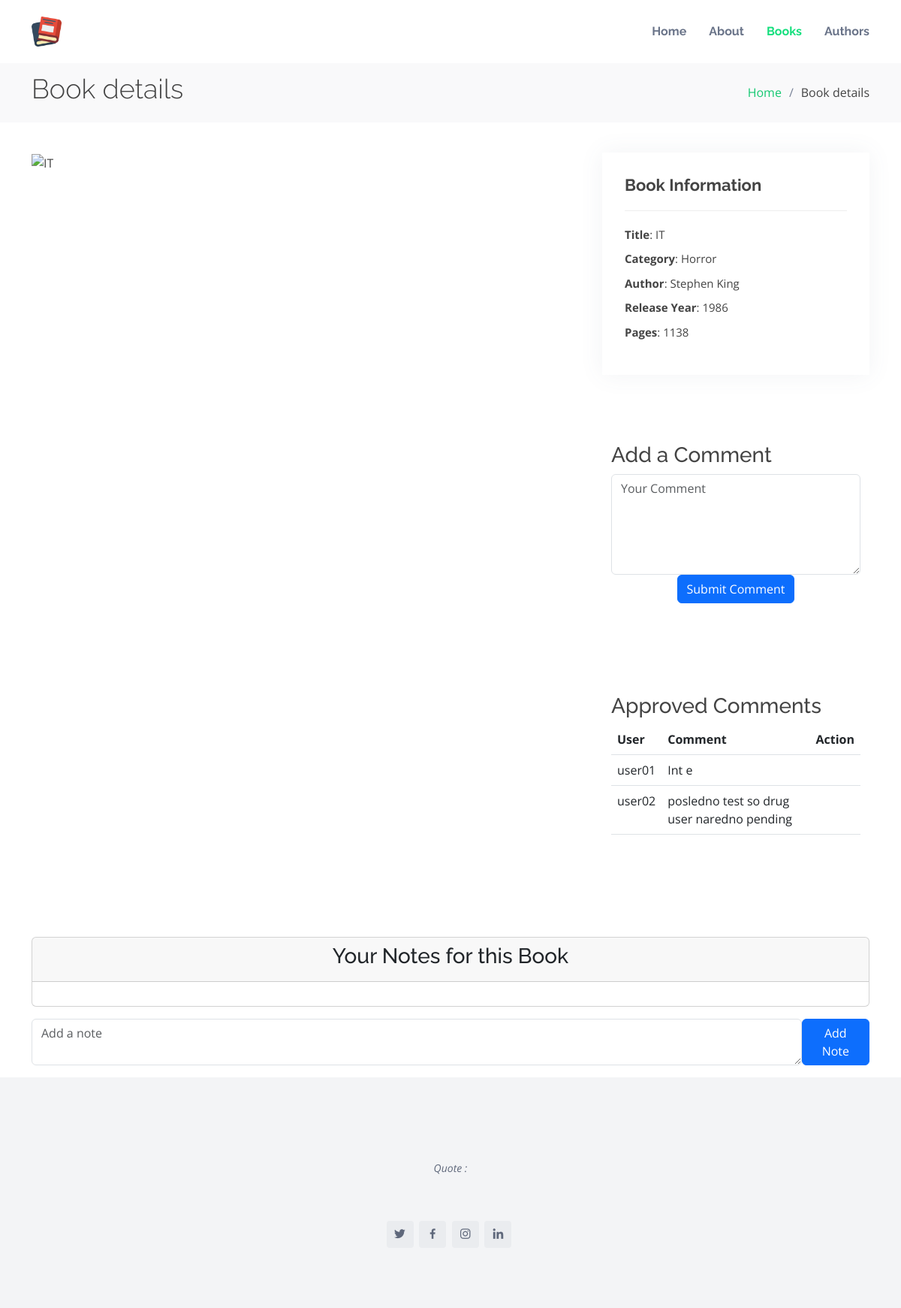
Screenshot of /Page/Home/book_details.php?id=10 (signed in) with the database file from the repository.
### tables this page shows
CREATE TABLE `books` (
  `id` int(11) NOT NULL,
  `title` varchar(255) NOT NULL,
  `author_id` int(11) DEFAULT NULL,
  `release_year` int(11) DEFAULT NULL,
  `pages` int(11) DEFAULT NULL,
  `image_url` varchar(255) DEFAULT NULL,
  `category_id` int(11) DEFAULT NULL,
  `is_deleted` tinyint(4) NOT NULL
);

CREATE TABLE `categories` (
  `id` int(11) NOT NULL,
  `title` varchar(255) NOT NULL,
  `is_deleted` tinyint(1) NOT NULL DEFAULT 0
);

CREATE TABLE `authors` (
  `id` int(11) NOT NULL,
  `first_name` varchar(255) NOT NULL,
  `last_name` varchar(255) NOT NULL,
  `bio` text DEFAULT NULL,
  `is_deleted` tinyint(1) DEFAULT 0
);

CREATE TABLE `comments` (
  `id` int(11) NOT NULL,
  `comment` text DEFAULT NULL,
  `book_id` int(11) DEFAULT NULL,
  `user_id` int(11) DEFAULT NULL,
  `is_approved` tinyint(1) DEFAULT 0,
  `pending` tinyint(1) DEFAULT 1,
  `is_denied` tinyint(1) DEFAULT 0,
  `is_deleted` tinyint(1) DEFAULT 0
);

CREATE TABLE `users` (
  `id` int(11) NOT NULL,
  `username` varchar(255) NOT NULL,
  `password` varchar(255) NOT NULL,
  `email` varchar(255) NOT NULL,
  `is_Admin` tinyint(1) NOT NULL DEFAULT 0
);

### Connection/Connection.php (called while the page is built, shortened)
<?php
class Database
{
    private $host = "localhost";
    private $username = "root";
    private $password = "";
    private $database = "andjeloslibrary";
    public function __construct()
    {
        try {
            $this->connection = new PDO("mysql:host=$this->host;dbname=$this->database", $this->username, $this->password);
        } catch (PDOException $e) {
            echo "Connection failed: " . $e->getMessage();
        }
    }
}
$database = new Database();
?>

### Page/Home/book_details.php (the view, shortened to what this page needs)
<?php
include '../../Connection/Connection.php';
?>
<!DOCTYPE html>
<html lang="en">
<head>
    <link href="assets/vendor/bootstrap/css/bootstrap.min.css" rel="stylesheet">
    <link href="assets/vendor/bootstrap-icons/bootstrap-icons.css" rel="stylesheet">
    <link href="assets/vendor/boxicons/css/boxicons.min.css" rel="stylesheet">
    <link href="assets/vendor/glightbox/css/glightbox.min.css" rel="stylesheet">
    <link href="assets/vendor/swiper/swiper-bundle.min.css" rel="stylesheet">
    <link href="assets/css/style.css" rel="stylesheet">
</head>
<body>
    <header id="header" class="fixed-top">
        <div class="container d-flex align-items-center justify-content-between">
            <h1 class="logo"><a href="index.php">Home</a></h1>
            <header id="header" class="fixed-top">
                <div class="container d-flex align-items-center justify-content-between">
                    <a href="index.php" class="logo"><img src="assets/img/homepage/2232688.png" alt="" class="img-fluid" /></a>
                    <nav id="navbar" class="navbar">
                        <ul>
                            <li><a class="nav-link scrollto " href="index.php#hero">Home</a></li>
                            <li><a class="nav-link scrollto" href="index.php#about">About</a></li>
                            <li><a class="nav-link scrollto active" href="index.php#books">Books</a></li>
                            <li><a class="nav-link scrollto" href="index.php#authors">Authors</a></li>
                        </ul>
                    </nav>
                </div>
            </header>
        </div>
    </header>
    <main id="main">
        <section id="breadcrumbs" class="breadcrumbs">
            <div class="container">
                <div class="d-flex justify-content-between align-items-center">
                    <h2>Book details</h2>
                    <ol>
                        <li><a href="index.php">Home</a></li>
                        <li>Book details</li>
                    </ol>
                </div>
            </div>
        </section>
        <?php
        if (isset($_GET['id']) && is_numeric($_GET['id'])) {
            $bookId = $_GET['id'];
            $query = "SELECT books.*, authors.first_name AS author_first_name, authors.last_name AS author_last_name, categories.title AS category_title
                FROM books
                INNER JOIN authors ON books.author_id = authors.id
                INNER JOIN categories ON books.category_id = categories.id
                WHERE books.id = :book_id";
            $stmt = $database->connection->prepare($query);
            $stmt->bindParam(':book_id', $bookId, PDO::PARAM_INT);
            $stmt->execute();
            $book = $stmt->fetch(PDO::FETCH_ASSOC);
            if ($book) {
        ?>
                <section id="portfolio-details" class="portfolio-details">
                    <div class="container">
                        <div class="row gy-4">
                            <div class="col-lg-8">
                                <div class="portfolio-details-slider swiper">
                                    <div class="swiper-wrapper align-items-center">
                                        <div class="swiper-slide">
                                            <img src="<?php echo $book['image_url']; ?>" alt="<?php echo $book['title']; ?>">
                                        </div>
                                    </div>
                                </div>
                            </div>
                            <div class="col-lg-4">
                                <div class="portfolio-info">
                                    <h3>Book Information</h3>
                                    <ul>
                                        <li><strong>Title</strong>: <?php echo $book['title']; ?></li>
                                        <li><strong>Category</strong>: <?php echo $book['category_title']; ?></li>
                                        <li><strong>Author</strong>: <?php echo $book['author_first_name'] . ' ' . $book['author_last_name']; ?></li>
                                        <li><strong>Release Year</strong>: <?php echo $book['release_year']; ?></li>
                                        <li><strong>Pages</strong>: <?php echo $book['pages']; ?></li>
                                    </ul>
                                </div>
                                <div class="portfolio-description"></div>
                                <?php
                                if (isset($_SESSION['user_id'])) {
                                    $query = "SELECT COUNT(*) FROM comments WHERE book_id = :book_id AND user_id = :user_id AND (is_approved = 1 OR pending = 1)";
                                    $stmt = $database->connection->prepare($query);
                                    $stmt->bindParam(':book_id', $bookId, PDO::PARAM_INT);
                                    $stmt->bindParam(':user_id', $_SESSION['user_id'], PDO::PARAM_INT);
                                    $stmt->execute();
                                    $commentCount = $stmt->fetchColumn();
                                    if ($commentCount == 0) {
                                        if ($_SERVER['REQUEST_METHOD'] === 'POST' && isset($_POST['submit_comment'])) {
                                            $commentText = $_POST['comment'];
                                            $insertQuery = "INSERT INTO comments (book_id, user_id, comment, is_approved, pending, is_denied, is_deleted) VALUES (:book_id, :user_id, :comment, 0, 1, 0, 0)";
                                            $insertStmt = $database->connection->prepare($insertQuery);
                                            $insertStmt->bindParam(':book_id', $bookId, PDO::PARAM_INT);
                                            $insertStmt->bindParam(':user_id', $_SESSION['user_id'], PDO::PARAM_INT);
                                            $insertStmt->bindParam(':comment', $commentText, PDO::PARAM_STR);
                                            if ($insertStmt->execute()) {
                                                echo "<p>Your comment has been submitted and is pending approval.</p>";
                                            } else {
                                                echo "<p>Failed to submit your comment.</p>";
                                            }
                                        } else {
                                ?>
                                            <section id="comment-form" class="comment-form">
                                                <div class="container">
                                                    <div class="row">
                                                        <div class="col-lg-12">
                                                            <h3>Add a Comment</h3>
                                                            <form action="" method="post">
                                                                <div class="form-group">
                                                                    <textarea class="form-control" name="comment" rows="5" placeholder="Your Comment" required></textarea>
                                                                </div>
                                                                <div class="text-center">
                                                                    <button type="submit" name="submit_comment" class="btn btn-primary">Submit Comment</button>
                                                                </div>
                                                            </form>
                                                        </div>
                                                    </div>
                                                </div>
                                            </section>
                                        <?php
                                        }
                                    }
                                        ?>
                                <?php
                                }
                                ?>
                                <?php
                                $query = "SELECT comments.id, comments.comment, users.username, comments.user_id
FROM comments
INNER JOIN users ON comments.user_id = users.id
WHERE comments.book_id = :book_id
AND comments.is_approved = 1";
                                $stmt = $database->connection->prepare($query);
                                $stmt->bindParam(':book_id', $bookId, PDO::PARAM_INT);
                                $stmt->execute();
                                $comments = $stmt->fetchAll(PDO::FETCH_ASSOC);
                                if (!empty($comments)) {
                                ?>
                                    <section id="comment-list" class="comment-list">
                                        <div class="container">
                                            <div class="row">
                                                <div class="col-lg-12">
                                                    <h3>Approved Comments</h3>
                                                    <table class="table">
                                                        <thead>
                                                            <tr>
                                                                <th>User</th>
                                                                <th>Comment</th>
                                                                <?php
                                                                if (isset($_SESSION['user_id'])) {
                                                                ?>
                                                                    <th>Action</th>
                                                                <?php
                                                                }
                                                                ?>
                                                            </tr>
                                                        </thead>
                                                        <tbody>
                                                            <?php foreach ($comments as $comment) { ?>
                                                                <tr>
                                                                    <td><?php echo $comment['username']; ?></td>
                                                                    <td><?php echo $comment['comment']; ?></td>
                                                                    <?php
                                                                    if (isset($_SESSION['user_id'])) {
                                                                    ?>
                                                                        <td>
                                                                        </td>
                                                                    <?php
                                                                    }
                                                                    ?>
                                                                </tr>
                                                            <?php } ?>
                                                        </tbody>
                                                    </table>
                                                </div>
                                            </div>
                                        </div>
                                    </section>
                                <?php
                                } else {
                                    echo "<p>No approved comments for this book.</p>";
                                }
                                ?>
                            </div>
                        </div>
                    </div>
                </section>
        <?php
            } else {
                echo "Book not found!";
            }
        } else {
            echo "Invalid book ID!";
        }
        ?>
        <?php
        if (isset($_SESSION['user_id'])) {
            echo '
        <div class="container">
        <div class="card">
    <div class="card-header">
    <div class="book-notes">
    <h3 class="d-flex justify-content-center">Your Notes for this Book</h3>
    </div>
    </div>
    <div class="card-body">
    <div class="user-notes ">
</div>
    </div>
  </div>
  <div class="mb-3 d-flex justify-content-center mt-3">
  <textarea id="note-content" class="form-control" placeholder="Add a note"></textarea>
  <button id="add-note-btn" class="btn btn-primary">Add Note</button>
  </div>
            </div>
    ';
        }
        ?>
    </main>
    <footer id="footer">
        <div class="footer-top">
            <div class="container">
                <div class="row justify-content-center">
                    <div class="col-lg-6">
                        <p>Quote :</p>
                    </div>
                </div>
                <div class="social-links">
                    <a href="https://twitter.com/" class="twitter"><i class="bx bxl-twitter"></i></a>
                    <a href="https://www.facebook.com/" class="facebook"><i class="bx bxl-facebook"></i></a>
                    <a href="https://www.instagram.com/" class="instagram"><i class="bx bxl-instagram"></i></a>
                    <a href="https://www.linkedin.com/" class="linkedin"><i class="bx bxl-linkedin"></i></a>
                </div>
            </div>
        </div>
    </footer>
</body>
</html>

### rows the page displays
books: title "IT", category.title "Horror", author.first_name "Stephen", author.last_name "King", release_year "1986", pages "1138"
comments: user.username "user01", comment "Int e"
comments: user.username "user02", comment "posledno test so drug user naredno pending"
